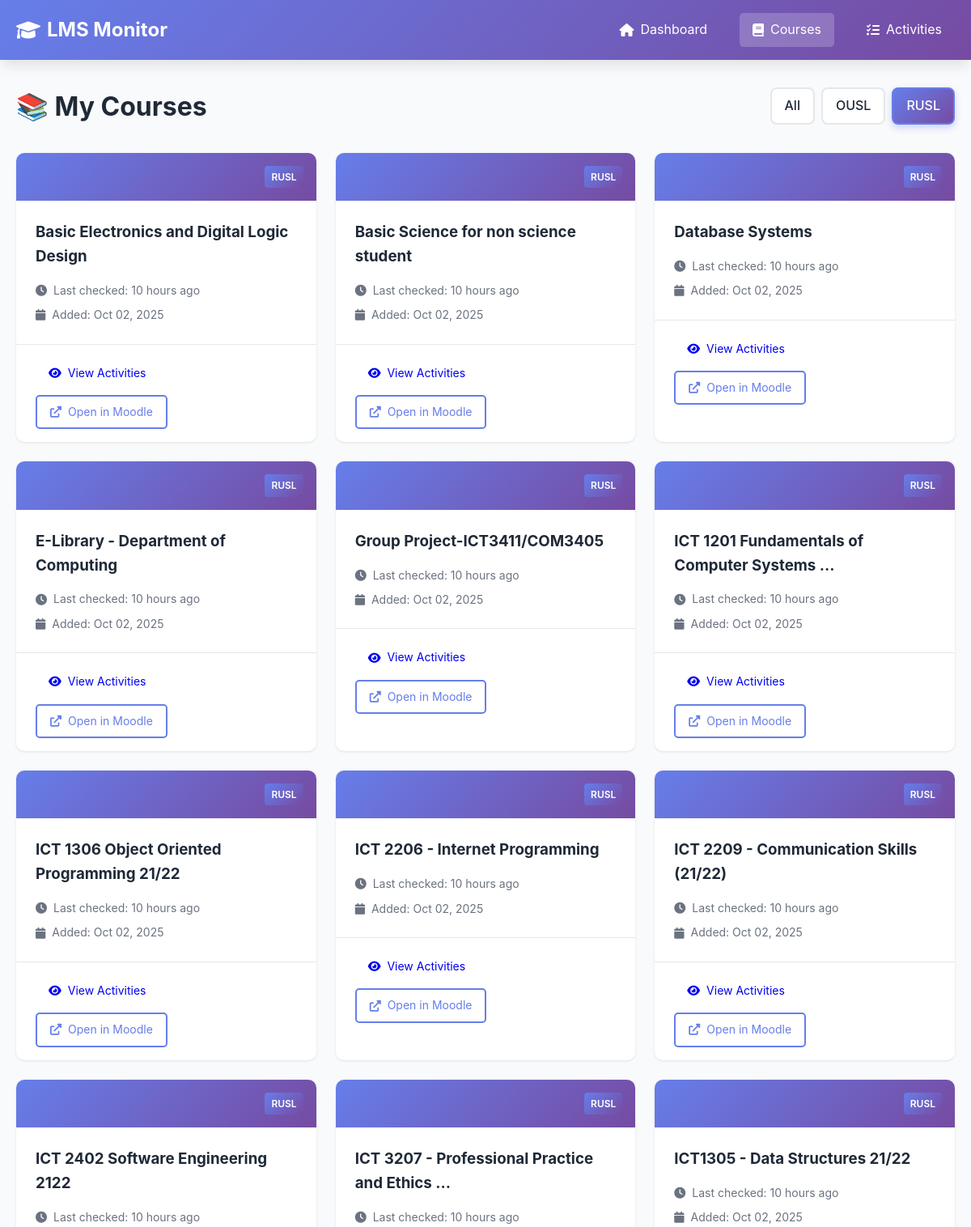
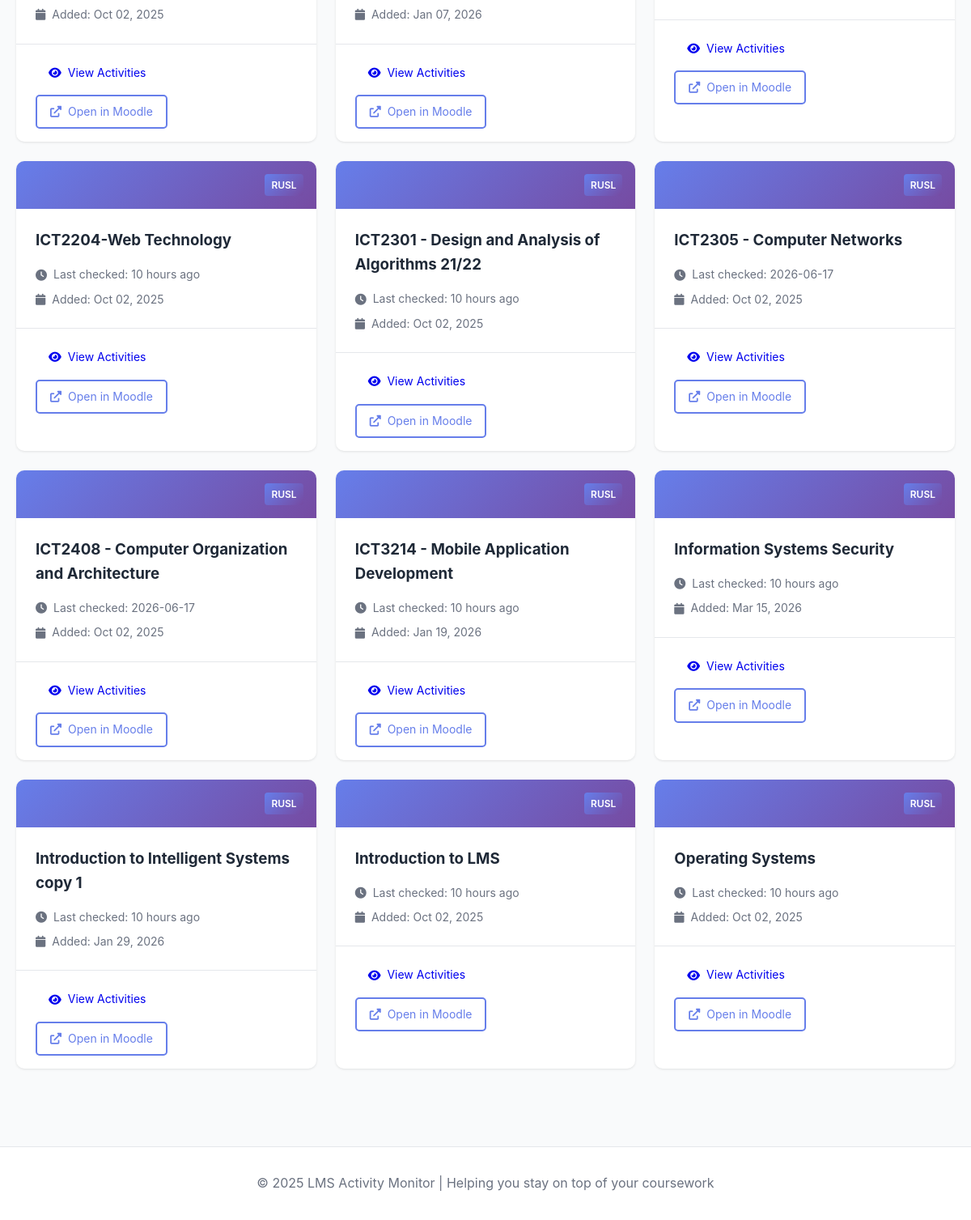
The page /courses?lms=RUSL on the database as committed earlier (2 pictures, top to bottom).
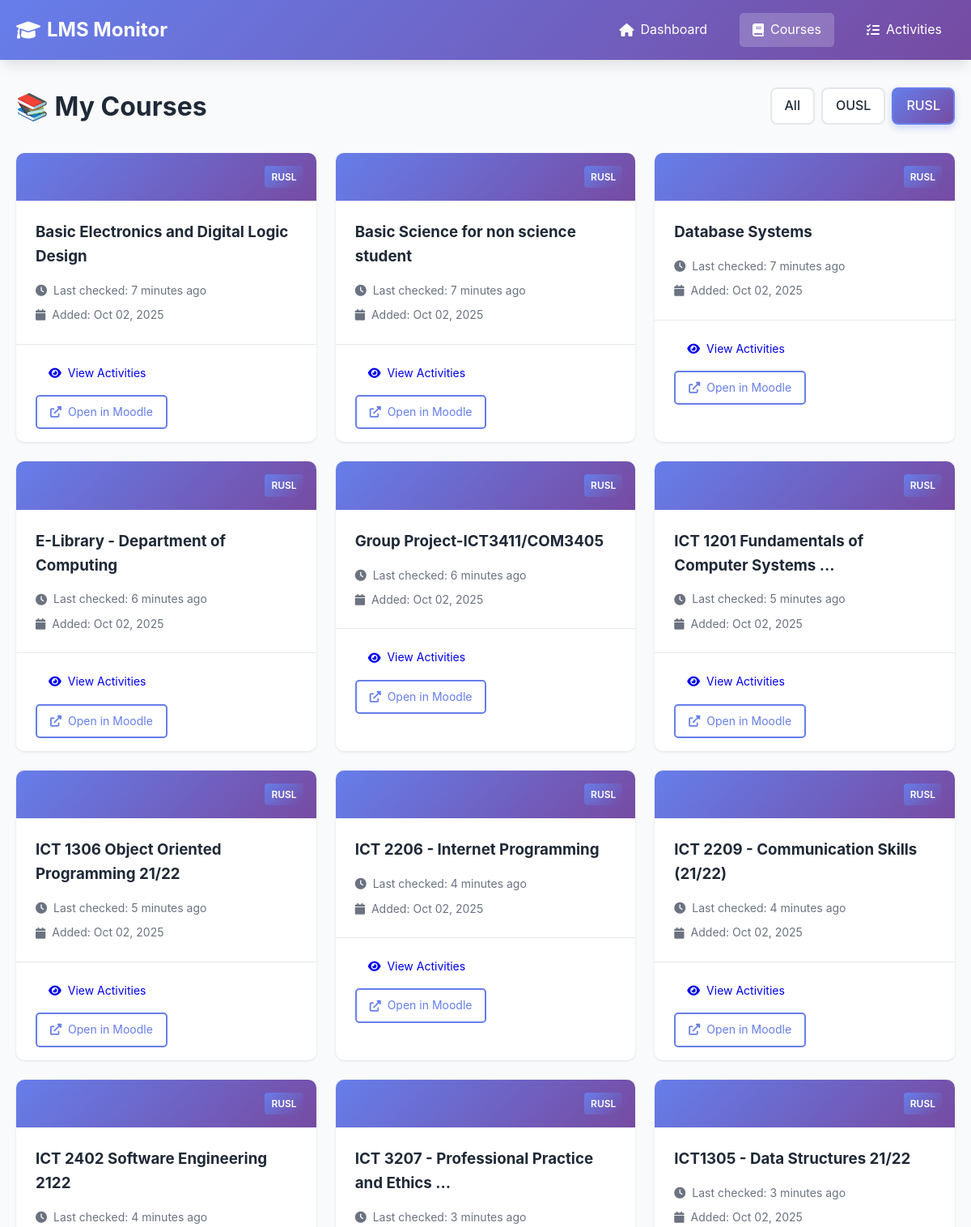
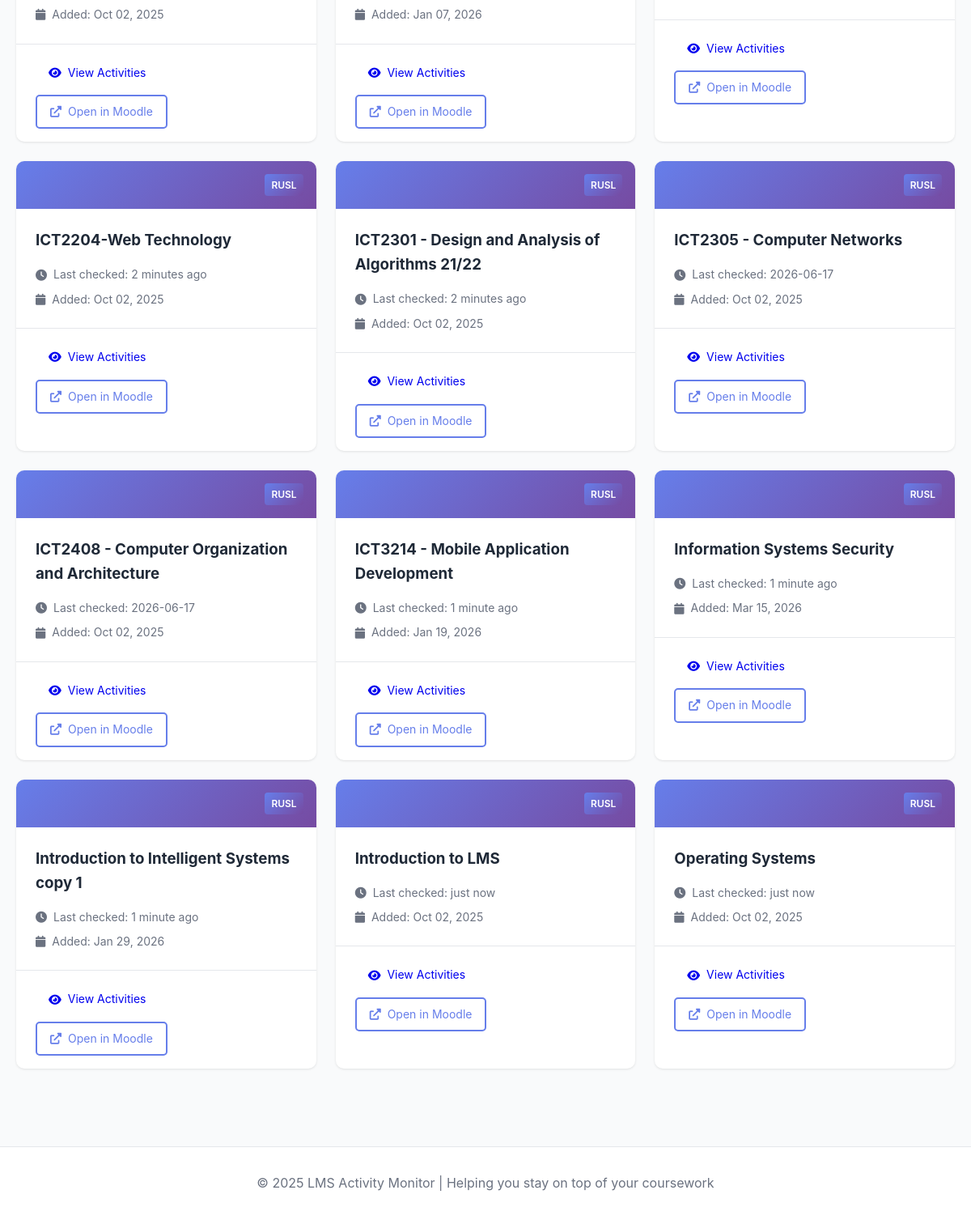
The same page on the database as committed later (2 pictures, top to bottom).
### tables this page shows
CREATE TABLE courses (
                id INTEGER PRIMARY KEY AUTOINCREMENT,
                course_id TEXT UNIQUE NOT NULL,
                lms_name TEXT NOT NULL,
                course_name TEXT NOT NULL,
                course_url TEXT,
                first_seen TIMESTAMP DEFAULT CURRENT_TIMESTAMP,
                last_checked TIMESTAMP DEFAULT CURRENT_TIMESTAMP
            );

### app.py (the view)
@app.route('/courses')
def courses():
    lms_filter = request.args.get('lms', None)
    courses_list = db.get_all_courses(lms_name=lms_filter)
    return render_template('courses.html', courses=courses_list, lms_filter=lms_filter)

### app.py (called while the page is built)
@app.template_filter('datetime')
def format_datetime(value, format='%Y-%m-%d %H:%M:%S'):
    if value is None:
        return ''
    if isinstance(value, str):
        try:
            value = datetime.fromisoformat(value.replace('Z', '+00:00'))
        except:
            return value
    if value.tzinfo is None:
        from datetime import timezone
        value = value.replace(tzinfo=timezone.utc)
    from datetime import timezone, timedelta
    colombo_tz = timezone(timedelta(hours=5, minutes=30))
    local_time = value.astimezone(colombo_tz)
    return local_time.strftime(format)

### database.py (called while the page is built)
    def get_connection(self):
        return sqlite3.connect(self.db_path)

    def get_all_courses(self, lms_name: str = None) -> List[Dict[str, Any]]:
        conn = self.get_connection()
        cursor = conn.cursor()
        if lms_name:
            cursor.execute("""
                SELECT course_id, lms_name, course_name, course_url, first_seen, last_checked
                FROM courses
                WHERE lms_name = ?
                ORDER BY course_name
            """, (lms_name,))
        else:
            cursor.execute("""
                SELECT course_id, lms_name, course_name, course_url, first_seen, last_checked
                FROM courses
                ORDER BY lms_name, course_name
            """)
        columns = [desc[0] for desc in cursor.description]
        courses = [dict(zip(columns, row)) for row in cursor.fetchall()]
        conn.close()
        return courses

### templates/courses.html (shortened to what this page needs)
{% extends "base.html" %}  {% block content %}
<div class="page-header">
  <h1>📚 My Courses</h1>
  <div class="filters">
    <a
      href="/courses"
      class="filter-btn {% if not lms_filter %}active{% endif %}"
      >All</a
    >
    <a
      href="/courses?lms=OUSL"
      class="filter-btn {% if lms_filter == 'OUSL' %}active{% endif %}"
      >OUSL</a
    >
    <a
      href="/courses?lms=RUSL"
      class="filter-btn {% if lms_filter == 'RUSL' %}active{% endif %}"
      >RUSL</a
    >
  </div>
</div>
{% if courses %}
<div class="courses-grid">
  {% for course in courses %}
  <div class="course-card">
    <div class="course-header">
      <div class="lms-badge">{{ course.lms_name }}</div>
    </div>
    <div class="course-body">
      <h3>{{ course.course_name }}</h3>
      <div class="course-meta">
        <p>
          <i class="fas fa-clock"></i> Last checked: {{
          course.last_checked|timeago }}
        </p>
        <p>
          <i class="fas fa-calendar"></i> Added: {{
          course.first_seen|datetime('%b %d, %Y') }}
        </p>
      </div>
    </div>
    <div class="course-footer">
      <a href="/course/{{ course.course_id }}" class="btn btn-small">
        <i class="fas fa-eye"></i> View Activities
      </a>
      {% if course.course_url %}
      <a
        href="{{ course.course_url }}"
        target="_blank"
        class="btn btn-small btn-outline"
      >
        <i class="fas fa-external-link-alt"></i> Open in Moodle
      </a>
      {% endif %}
    </div>
  </div>
  {% endfor %}
</div>
{% endif %} {% endblock %}

### templates/base.html (shortened to what this page needs)
<!DOCTYPE html>
<html lang="en">
  <head>
    <link
      rel="stylesheet"
      href="{{ url_for('static', filename='style.css') }}"
    />
    <link
      rel="stylesheet"
      href="https://cdnjs.cloudflare.com/ajax/libs/font-awesome/6.0.0/css/all.min.css"
    />
  </head>
  <body>
    <nav class="navbar">
      <div class="container">
        <div class="nav-brand">
          <i class="fas fa-graduation-cap"></i>
          <span>LMS Monitor</span>
        </div>
        <ul class="nav-menu">
          <li>
            <a
              href="/"
              class="{% if request.endpoint == 'index' %}active{% endif %}"
            >
              <i class="fas fa-home"></i> Dashboard
            </a>
          </li>
          <li>
            <a
              href="/courses"
              class="{% if request.endpoint == 'courses' %}active{% endif %}"
            >
              <i class="fas fa-book"></i> Courses
            </a>
          </li>
          <li>
            <a
              href="/activities"
              class="{% if request.endpoint == 'activities' %}active{% endif %}"
            >
              <i class="fas fa-tasks"></i> Activities
            </a>
          </li>
        </ul>
      </div>
    </nav>
    <main class="main-content">
      <div class="container">{% block content %}{% endblock %}</div>
    </main>
    <footer class="footer">
      <div class="container">
        <p>
          &copy; 2025 LMS Activity Monitor | Helping you stay on top of your
          coursework
        </p>
      </div>
    </footer>
  </body>
</html>

### static/style.css (style rules this page uses)
:root { --primary-color: #667eea; --secondary-color: #764ba2; --accent-color: #f093fb; --success-color: #10b981; --danger-color: #ef4444; --warning-color: #f59e0b; --info-color: #3b82f6; --text-color: #1f2937; --text-light: #6b7280; --bg-color: #f9fafb; --card-bg: #ffffff; --border-color: #e5e7eb; --shadow: 0 1px 3px rgba(0, 0, 0, 0.1); --shadow-lg: 0 10px 15px -3px rgba(0, 0, 0, 0.1); }
* { margin: 0; padding: 0; box-sizing: border-box; }
body { font-family: -apple-system, BlinkMacSystemFont, "Segoe UI", Roboto, "Helvetica Neue", Arial, sans-serif; line-height: 1.6; color: var(--text-color); background-color: var(--bg-color); }
.container { max-width: 1200px; margin: 0 auto; padding: 0 20px; }
.navbar { background: linear-gradient( 135deg, var(--primary-color) 0%, var(--secondary-color) 100% ); color: white; padding: 1rem 0; box-shadow: var(--shadow-lg); }
.navbar .container { display: flex; justify-content: space-between; align-items: center; }
.nav-brand { font-size: 1.5rem; font-weight: bold; display: flex; align-items: center; gap: 0.5rem; }
.nav-menu { display: flex; list-style: none; gap: 1.5rem; }
.nav-menu a { color: white; text-decoration: none; padding: 0.5rem 1rem; border-radius: 5px; transition: background 0.3s; display: flex; align-items: center; gap: 0.5rem; }
.nav-menu a:hover, .nav-menu a.active { background: rgba(255, 255, 255, 0.2); }
.main-content { min-height: calc(100vh - 160px); padding: 2rem 0; }
.page-header { display: flex; justify-content: space-between; align-items: center; margin-bottom: 2rem; flex-wrap: wrap; gap: 1rem; }
.page-header h1 { font-size: 2rem; color: var(--text-color); }
.btn { padding: 0.75rem 1.5rem; border: none; border-radius: 5px; cursor: pointer; font-size: 1rem; text-decoration: none; display: inline-flex; align-items: center; gap: 0.5rem; transition: all 0.3s; }
.btn-small { padding: 0.5rem 1rem; font-size: 0.875rem; }
.btn-outline { background: transparent; border: 2px solid var(--primary-color); color: var(--primary-color); }
.lms-badge { background: var(--secondary-color); color: white; padding: 0.25rem 0.5rem; border-radius: 3px; font-size: 0.75rem; font-weight: 600; }
.courses-grid { display: grid; grid-template-columns: repeat(auto-fill, minmax(300px, 1fr)); gap: 1.5rem; }
.course-card { background: var(--card-bg); border-radius: 10px; box-shadow: var(--shadow); overflow: hidden; transition: transform 0.3s; }
.course-header { background: linear-gradient( 135deg, var(--primary-color) 0%, var(--secondary-color) 100% ); padding: 1rem; display: flex; justify-content: flex-end; }
.course-body { padding: 1.5rem; }
.course-body h3 { margin-bottom: 1rem; color: var(--text-color); }
.course-meta { display: flex; flex-direction: column; gap: 0.5rem; }
.course-meta p { color: var(--text-light); font-size: 0.875rem; display: flex; align-items: center; gap: 0.5rem; }
.course-footer { padding: 1rem 1.5rem; border-top: 1px solid var(--border-color); display: flex; gap: 0.5rem; flex-wrap: wrap; }
.filters { display: flex; gap: 0.5rem; }
.filters .filter-btn { padding: 0.5rem 1rem; border: 2px solid var(--border-color); background: var(--card-bg); color: var(--text-color); border-radius: 8px; text-decoration: none; transition: all 0.3s; font-weight: 500; display: inline-flex; align-items: center; justify-content: center; }
.filters .filter-btn.active { border-color: var(--primary-color); color: white; background: linear-gradient(135deg, var(--primary-color), var(--secondary-color)); box-shadow: 0 4px 8px rgba(102, 126, 234, 0.3); }
.footer { background: var(--card-bg); border-top: 1px solid var(--border-color); padding: 2rem 0; margin-top: 4rem; text-align: center; color: var(--text-light); }
.lms-badge { display: inline-block; padding: 0.25rem 0.5rem; background: linear-gradient(135deg, #667eea, #764ba2); color: white; border-radius: 4px; font-size: 0.75rem; font-weight: 600; margin-left: 0.5rem; }

Rows that differ between the two databases and show on the page:
changed courses "Basic Electronics and Digital Logic Design": last_checked "10 hours ago" → "7 minutes ago"
changed courses "Basic Science for non science student": last_checked "10 hours ago" → "7 minutes ago"
changed courses "Database Systems": last_checked "10 hours ago" → "7 minutes ago"
changed courses "E-Library - Department of Computing": last_checked "10 hours ago" → "6 minutes ago"
changed courses "Group Project-ICT3411/COM3405": last_checked "10 hours ago" → "6 minutes ago"
changed courses "ICT 1201 Fundamentals of Computer Systems ...": last_checked "10 hours ago" → "5 minutes ago"
changed courses "ICT 1306 Object Oriented Programming 21/22": last_checked "10 hours ago" → "5 minutes ago"
changed courses "ICT 2206 - Internet Programming": last_checked "10 hours ago" → "4 minutes ago"
changed courses "ICT 2209 - Communication Skills (21/22)": last_checked "10 hours ago" → "4 minutes ago"
changed courses "ICT 2402 Software Engineering 2122": last_checked "10 hours ago" → "4 minutes ago"
changed courses "Jan 07, 2026": last_checked "10 hours ago" → "3 minutes ago"
changed courses "ICT1305 - Data Structures 21/22": last_checked "10 hours ago" → "3 minutes ago"
changed courses "ICT2204-Web Technology": last_checked "10 hours ago" → "2 minutes ago"
changed courses "ICT2301 - Design and Analysis of Algorithms 21/22": last_checked "10 hours ago" → "2 minutes ago"
changed courses "ICT3214 - Mobile Application Development": last_checked "10 hours ago" → "1 minute ago"
changed courses "Information Systems Security": last_checked "10 hours ago" → "1 minute ago"
changed courses "Introduction to Intelligent Systems copy 1": last_checked "10 hours ago" → "1 minute ago"
changed courses "Introduction to LMS": last_checked "10 hours ago" → "just now"
changed courses "Operating Systems": last_checked "10 hours ago" → "just now"
